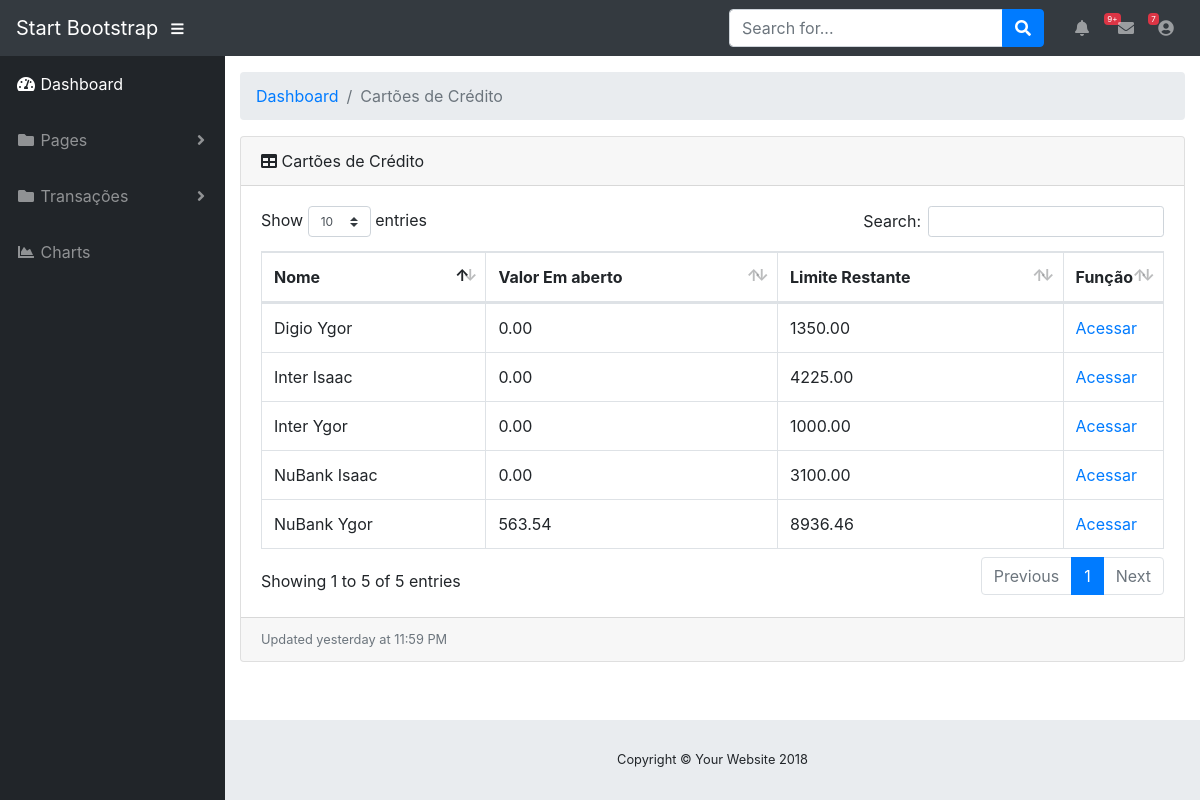
The app's page /index.php/cartao with its own data.
### tables this page shows
CREATE TABLE `cartoes` (
  `id_cartao` int(11) NOT NULL,
  `nome` varchar(45) NOT NULL,
  `vlr_limite` float(10,2) NOT NULL,
  `dia_fechamento` int(11) DEFAULT '1',
  `dia_pagamento` int(11) DEFAULT '1',
  `id_bandeira` int(11) NOT NULL,
  `id_conta` int(11) NOT NULL,
  `vlr_aberto` float(10,2) DEFAULT NULL
);

### application/controllers/Cartao.php (called while the page is built, shortened)
<?php
class Cartao extends CI_Controller {
	function __construct(){
	$this->load->model('m_cartao');
	}
	public function index()
	{
		$variaveis['cartoes'] = $this->m_cartao->cartoes();
		$variaveis['pagina'] = 'Cartões de Crédito';
		$this->load->view('v_cabecalho');
		$this->load->view('cartao/v_cartao', $variaveis);
		$this->load->view('v_rodape');
  }
}

### index.php (called while the page is built, shortened)
<?php
require_once BASEPATH.'core/CodeIgniter.php';

### application/models/m_cartao.php (called while the page is built, shortened)
<?php
class m_cartao extends CI_Model {
	public function cartoes(){
			return $this->db->query("SELECT id_cartao,
       																nome as nome_cartao,
	   																	vlr_aberto,
       																vlr_limite - vlr_aberto as vlr_limite_restante
																FROM cartoes c");
	}
}

### application/views/cartao/v_cartao.php (the view, shortened to what this page needs)
  <ol class="breadcrumb">
    <li class="breadcrumb-item">
          <a href="<?= base_url('include');?>/inicio">Dashboard</a>
        </li>
                  <li class="breadcrumb-item active"><?=$pagina?></li>
            </ol>
        <div class="card mb-3">
          <div class="card-header">
            <i class="fas fa-table"></i>
            <?=$pagina?></div>
    <div class="card-body">
      <div class="table-responsive">
        <table class="table table-bordered" id="dataTable" width="100%" cellspacing="0">
          <thead>
            <tr>
                      <th>Nome</th>
                      <th>Valor Em aberto</th>
                      <th>Limite Restante</th>
                      <th>Função</th>
            </tr>
          </thead>
          <tbody>
            <?php foreach($cartoes -> result() as $cartoes): ?>
                    <td><?= $cartoes->nome_cartao; ?></td>
                    <td><?= $cartoes->vlr_aberto; ?></td>
                    <td><?= $cartoes->vlr_limite_restante; ?></td>
						<td width="10px" id="funcoes">
                <a href="<?= base_url("cartao/acessar_faturas?id_cartao={$cartoes->id_cartao}")?>">Acessar</a>
						</td>
					<?php endforeach; ?>
					</tbody>
        </table>
      </div>
    </div>
    <div class="card-footer small text-muted">Updated yesterday at 11:59 PM</div>
  </div>
</div>

### include/css/sb-admin.css (style rules this page uses)
html { position: relative; min-height: 100%; }
body { height: 100%; }
:root { --input-padding-x: 0.75rem; --input-padding-y: 0.75rem; }

### records on screen
cartoes: nome "NuBank Ygor", vlr_aberto "563.54", vlr_limite_restante "8936.46"
cartoes: nome "Inter Ygor", vlr_aberto "0.00", vlr_limite_restante "1000.00"
cartoes: nome "Digio Ygor", vlr_aberto "0.00", vlr_limite_restante "1350.00"
cartoes: nome "NuBank Isaac", vlr_aberto "0.00", vlr_limite_restante "3100.00"
cartoes: nome "Inter Isaac", vlr_aberto "0.00", vlr_limite_restante "4225.00"

### other values on screen
$pagina "Cartões de Crédito"
